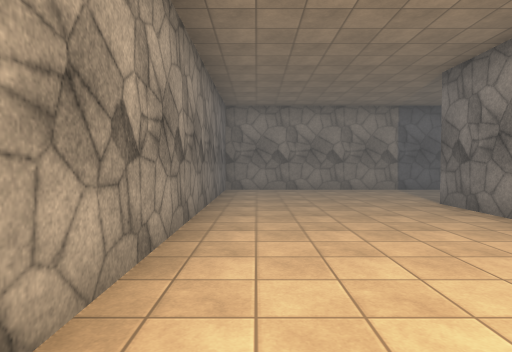
[1] (above)

24 first-person views from a walk through a 3-D level made in the Unity game engine. The camera is 1.4 m above the floor, tilts 2° down and sees 75° across. Doors are open. The floor is counted in squares, 2 m on a side. Each view is taken from the middle of a square. On the plan, view 1 faces up. The plan holds only what a view shows up to about 10 squares ahead; the rest is blank. The place goes on beyond the plan. The player character is not drawn. Some animated figures are not drawn. Surface patterns are stand-ins for the level's own textures.

[2]
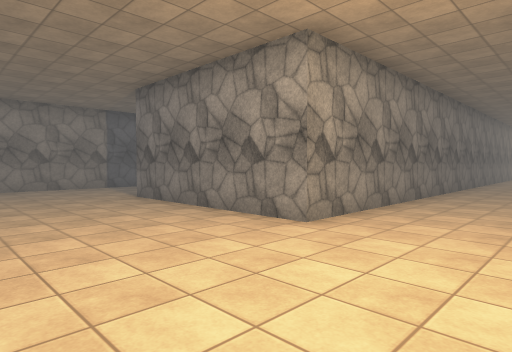

[3]
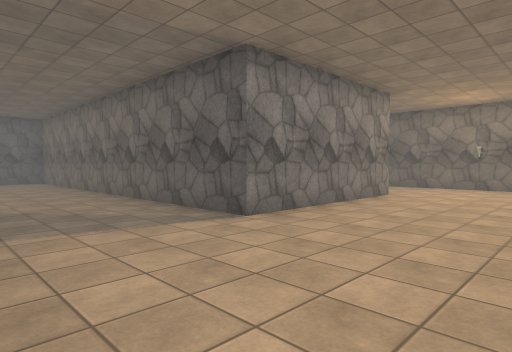

[4]
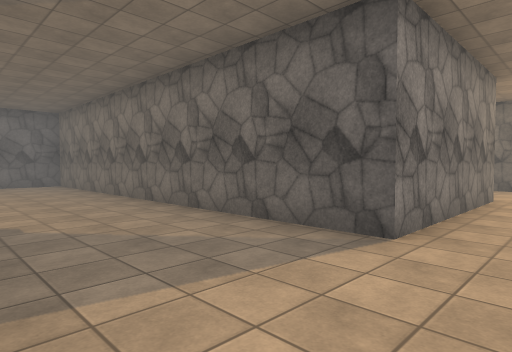

[5]
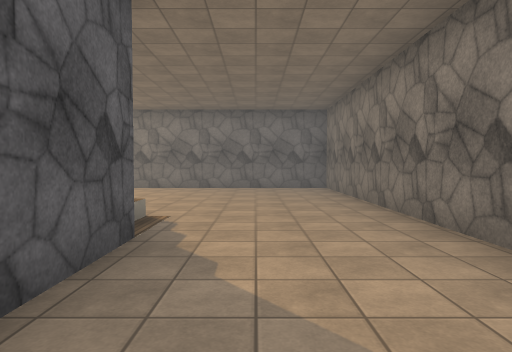

[6]
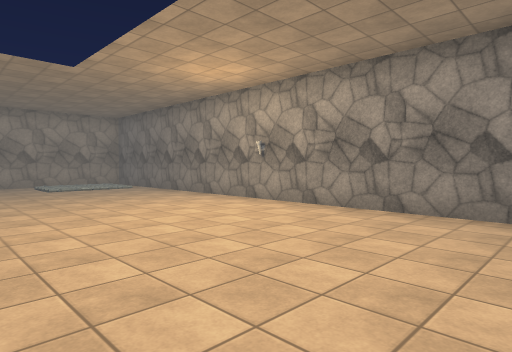

[7]
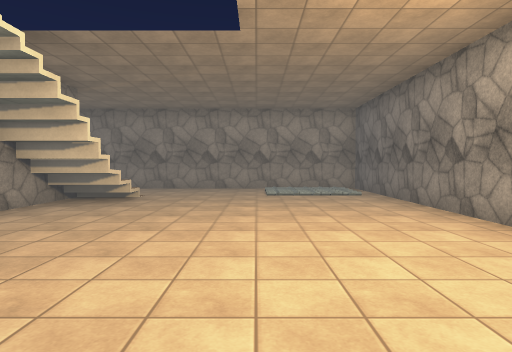

[8]
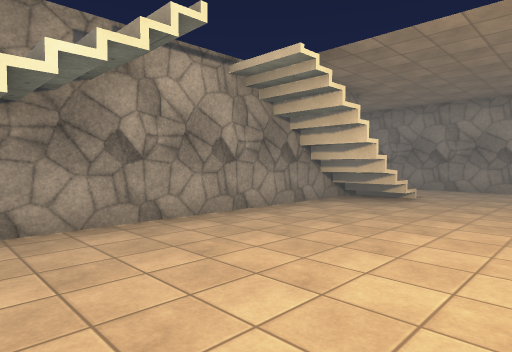

[9]
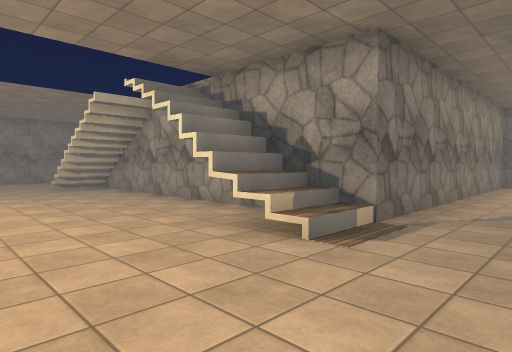

[10]
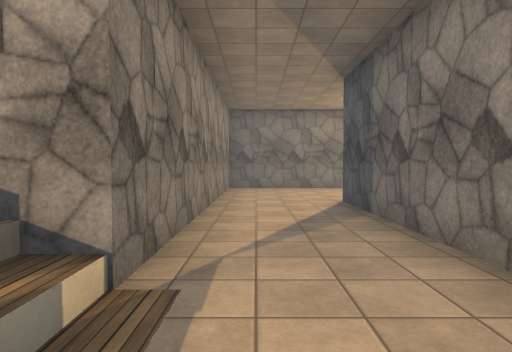

[11]
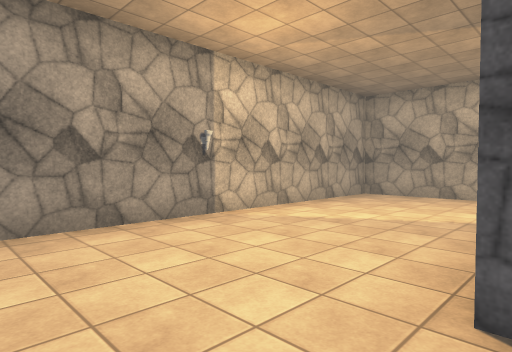

[12]
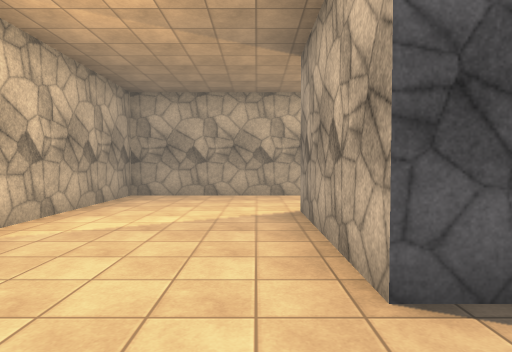

[13]
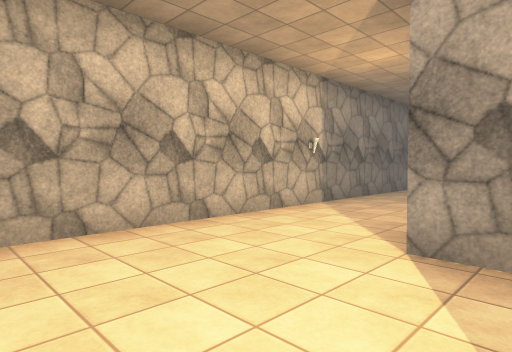

[14]
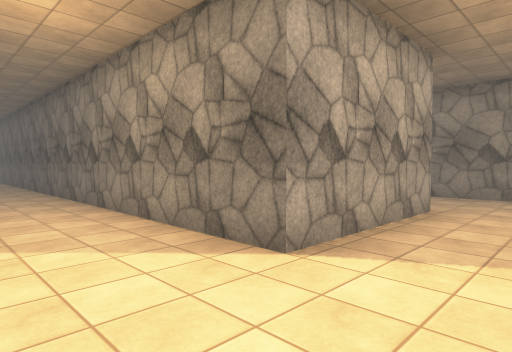

[15]
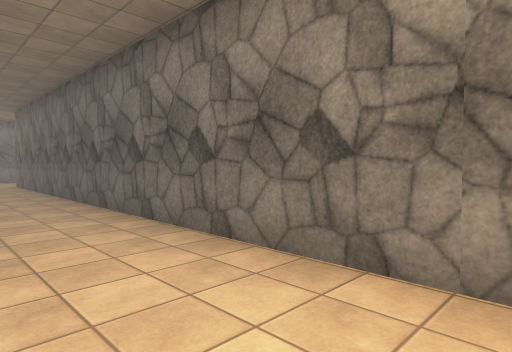

[16]
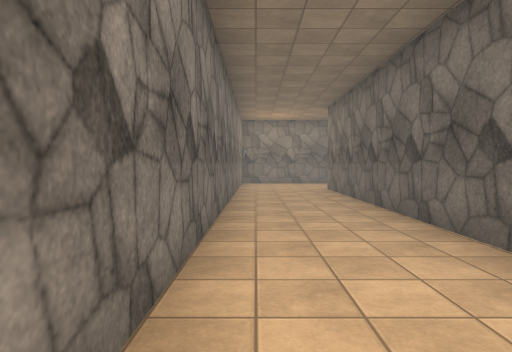

[17]
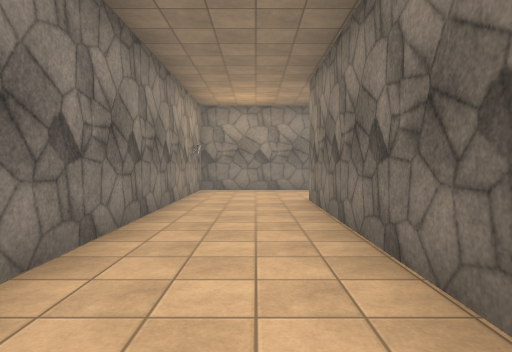

[18]
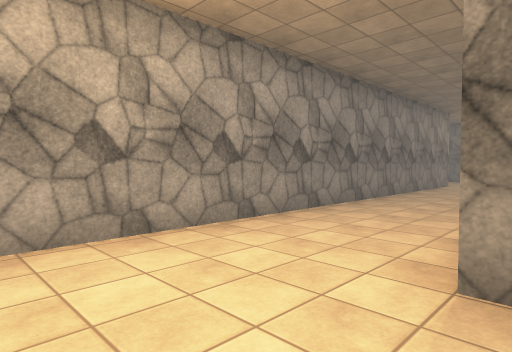

[19]
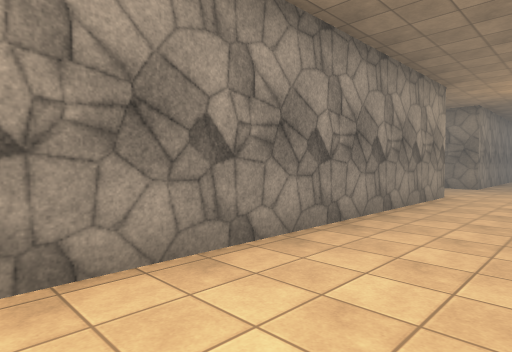

[20]
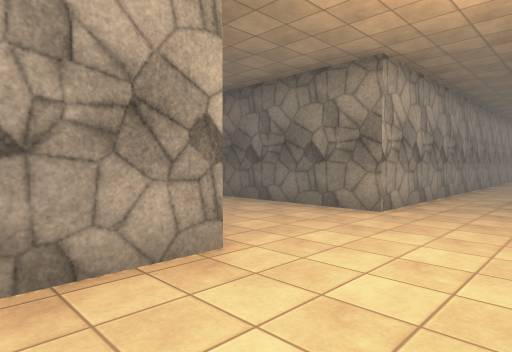

[21]
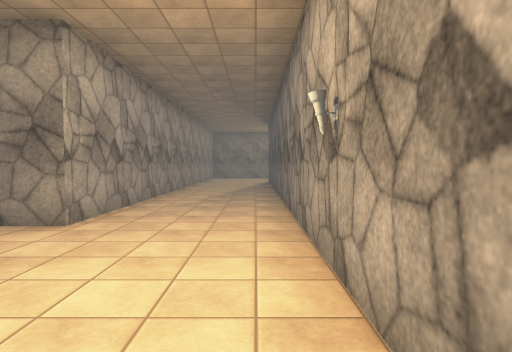

[22]
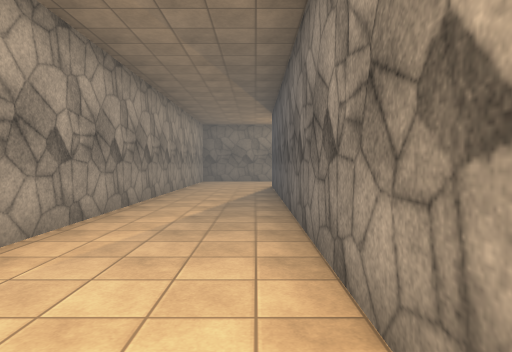

[23]
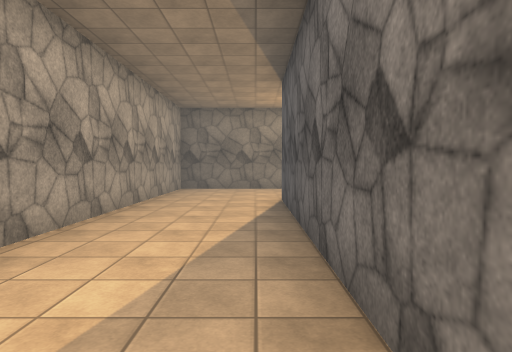

[24]
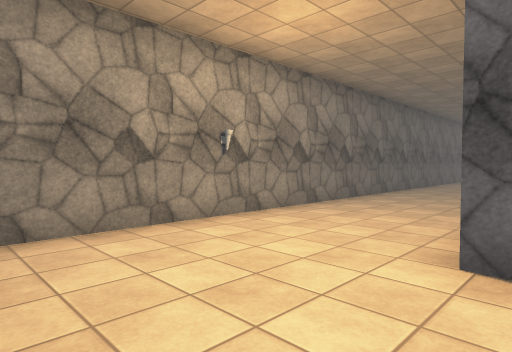

### Floor plan
Points are (right, up) in squares from view 1. A wall is a line through its corners. A room is listed if a view was taken in it or the views show most of it. See-through windows are left out.
Room 1 (views 1, 2, 3, 4, 5, 6, 7, 8, 9, 10, 11, 12, 13, 14, 15, 16, 17, 18, 19, 20, 21, 22, 23, 24)
walls: (7.3, 9.2) (-0.8, 9.2) (-0.8, 1); (19.5, 14.4) (19.5, 1.4); (22.2, 14.1) (22.2, 26.5) (-0.8, 26.5) (-0.8, 18.2) (7.2, 18.2) (7.2, 10.9); (11.8, 1.4) (3.3, 1.4) (3.3, 5.9) (13.9, 5.9) (13.9, 20.7) (2.7, 20.7) (2.7, 24) (19.5, 24); (11.4, -1.5) (22.2, -1.5) (22.2, 11.2) (25.9, 11.2); (1.4, -1.5) (3.9, -1.5)
low walls: (7.1, 16.4) (8.5, 16.4)
ways out: open door at (23, 6); open door at (25.5, 12)

Where each view was taken, in squares from view 1:
view 1: 0 up, 0 right, facing up
view 2: 1 down, 0 right, facing up-right
view 3: 9 up, 0 right, facing down-right
view 4: 9 up, 2 right, facing down-right
view 5: 8 up, 4 right, facing right
view 6: 9 up, 9 right, facing up-right
view 7: 11 up, 11 right, facing up
view 8: 11 up, 11 right, facing up-left
view 9: 20 up, 11 right, facing down-left
view 10: 19 up, 9 right, facing left
view 11: 19 up, 3 right, facing up-left
view 12: 19 up, 2 right, facing up
view 13: 23 up, 0 right, facing up-right
view 14: 26 up, 1 right, facing down-right
view 15: 26 up, 7 right, facing down-right
view 16: 26 up, 10 right, facing right
view 17: 25 up, 13 right, facing right
view 18: 26 up, 19 right, facing down-right
view 19: 22 up, 20 right, facing down-right
view 20: 16 up, 20 right, facing down-right
view 21: 15 up, 20 right, facing down
view 22: 12 up, 20 right, facing down
view 23: 8 up, 20 right, facing down
view 24: 2 up, 22 right, facing down-left
